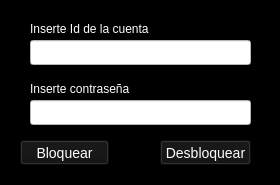
<?xml version="1.0" encoding="UTF-8"?>
<ui version="4.0">
 <class>Form</class>
 <widget class="QWidget" name="Form">
  <property name="geometry">
   <rect>
    <x>0</x>
    <y>0</y>
    <width>280</width>
    <height>185</height>
   </rect>
  </property>
  <property name="minimumSize">
   <size>
    <width>280</width>
    <height>185</height>
   </size>
  </property>
  <property name="maximumSize">
   <size>
    <width>285</width>
    <height>185</height>
   </size>
  </property>
  <property name="windowTitle">
   <string>Form</string>
  </property>
  <property name="windowIcon">
   <iconset>
    <normaloff>m.jpg</normaloff>m.jpg</iconset>
  </property>
  <property name="styleSheet">
   <string notr="true">QWidget{
background-color: black;
color: #fff;
}

QLineEdit{
background-color: white;
color: #111;
}

QLabel{
color: #fff;
}
QPushButton{
background-color: #111;
color: #fff;
font-size: 14px;
}</string>
  </property>
  <widget class="QLineEdit" name="id">
   <property name="geometry">
    <rect>
     <x>30</x>
     <y>40</y>
     <width>221</width>
     <height>25</height>
    </rect>
   </property>
  </widget>
  <widget class="QLabel" name="label">
   <property name="geometry">
    <rect>
     <x>30</x>
     <y>20</y>
     <width>221</width>
     <height>17</height>
    </rect>
   </property>
   <property name="text">
    <string>Inserte Id de la cuenta</string>
   </property>
  </widget>
  <widget class="QPushButton" name="block">
   <property name="geometry">
    <rect>
     <x>20</x>
     <y>140</y>
     <width>89</width>
     <height>25</height>
    </rect>
   </property>
   <property name="text">
    <string>Bloquear</string>
   </property>
  </widget>
  <widget class="QPushButton" name="unblock">
   <property name="geometry">
    <rect>
     <x>160</x>
     <y>140</y>
     <width>91</width>
     <height>25</height>
    </rect>
   </property>
   <property name="text">
    <string>Desbloquear</string>
   </property>
  </widget>
  <widget class="QLineEdit" name="Contra">
   <property name="geometry">
    <rect>
     <x>30</x>
     <y>100</y>
     <width>221</width>
     <height>25</height>
    </rect>
   </property>
  </widget>
  <widget class="QLabel" name="label_2">
   <property name="geometry">
    <rect>
     <x>30</x>
     <y>80</y>
     <width>221</width>
     <height>17</height>
    </rect>
   </property>
   <property name="text">
    <string>Inserte contraseña</string>
   </property>
  </widget>
 </widget>
 <resources/>
 <connections/>
</ui>
